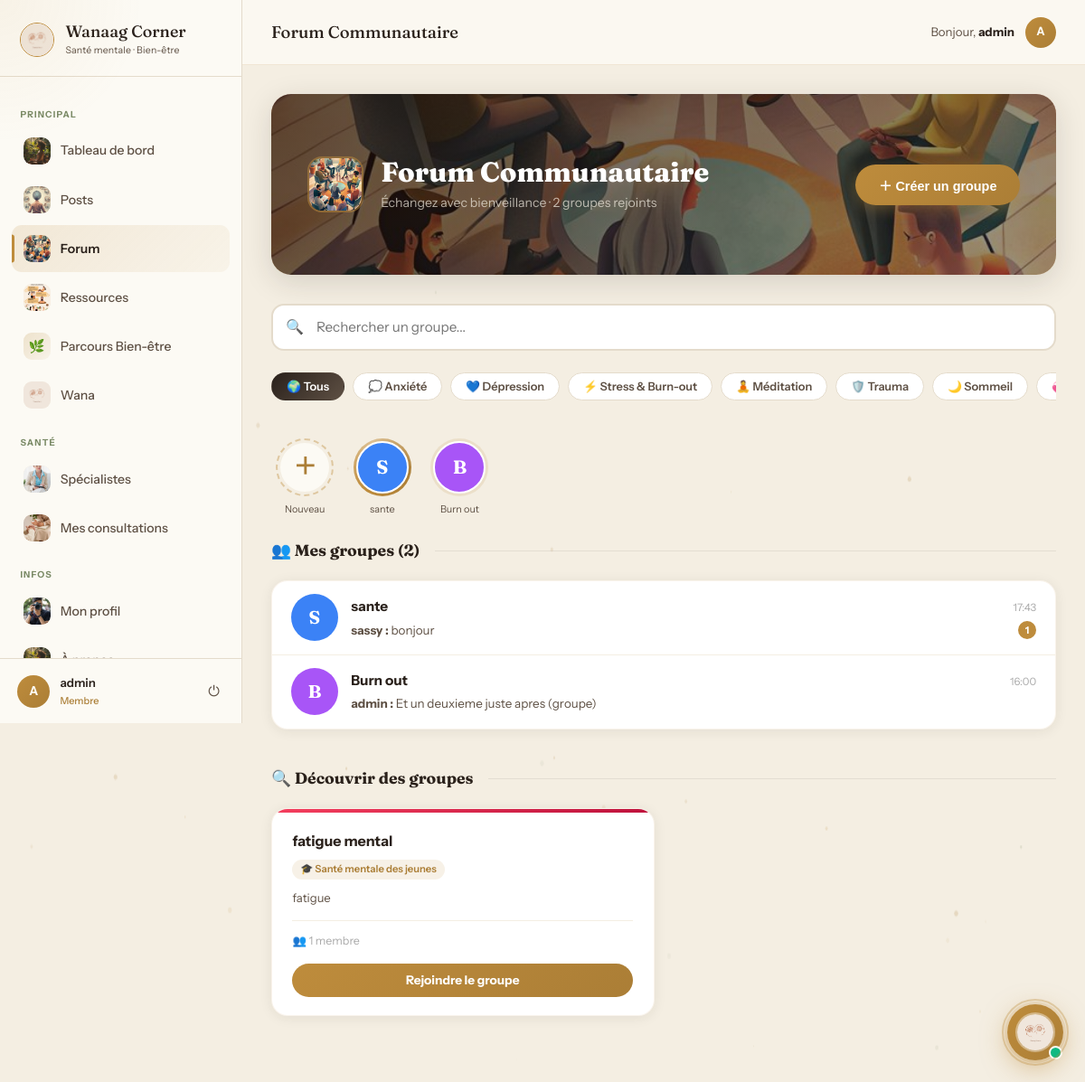
The app's page /forum/ (signed in) with its own data.
### application/models.py (models this page shows, shortened)
class CustomUser(AbstractUser):
    pseudonyme = models.CharField(max_length=50, unique=True)
    email = models.EmailField(unique=True)
    photo = models.ImageField(upload_to='profiles/', blank=True, null=True, verbose_name="Photo de profil")
    bio = models.TextField(blank=True, max_length=300, verbose_name="Bio")
    USERNAME_FIELD = 'email'
    REQUIRED_FIELDS = ['username', 'pseudonyme']
    class Meta:
        verbose_name = 'Utilisateur'
        verbose_name_plural = 'Utilisateurs'

class ForumGroup(models.Model):
    CATEGORY_CHOICES = [
        ('anxiete', '💭 Anxiété'),
        ('depression', '💙 Dépression'),
        ('meditation', '🧘 Méditation'),
        ('famille', '👨‍👩‍👧‍👦 Famille'),
        ('developpement', '🌱 Développement personnel'),
        ('stress', '⚡ Stress & Burn-out'),
        ('trauma', '🛡️ Trauma & PTSD'),
        ('sommeil', '🌙 Troubles du sommeil'),
        ('relations', '💞 Relations & Amour'),
        ('deuil', '🕊️ Deuil & Perte'),
        ('confiance', '⭐ Confiance en soi'),
        ('addiction', '🔗 Addictions'),
        ('colere', '🔥 Gestion de la colère'),
        ('solitude', '🫂 Solitude & Isolement'),
        ('identite', '🌍 Identité & Culture'),
        ('jeunes', '🎓 Santé mentale des jeunes'),
        ('spiritualite', '✨ Spiritualité & Foi'),
        ('alimentation', '🥗 Alimentation & Image du corps'),
    ]
    name = models.CharField(max_length=200, verbose_name="Nom du groupe")
    description = models.TextField(verbose_name="Description")
    category = models.CharField(max_length=50, choices=CATEGORY_CHOICES)
    creator = models.ForeignKey(settings.AUTH_USER_MODEL, on_delete=models.CASCADE, related_name='created_groups')
    members = models.ManyToManyField(settings.AUTH_USER_MODEL, related_name='joined_groups', blank=True)
    created_at = models.DateTimeField(auto_now_add=True)
    is_private = models.BooleanField(default=False)
    class Meta:
        ordering = ['-created_at']
        verbose_name = "Groupe de discussion"
        verbose_name_plural = "Groupes de discussion"
    def unread_count(self, user):
        last_read = GroupMemberStatus.objects.filter(
            group=self, user=user
        ).first()
        if not last_read:
            return self.messages.count()
        return self.messages.filter(
            created_at__gt=last_read.last_read_at
        ).count()

class GroupMessage(models.Model):
    group = models.ForeignKey(ForumGroup, on_delete=models.CASCADE, related_name='messages')
    sender = models.ForeignKey(settings.AUTH_USER_MODEL, on_delete=models.CASCADE)
    content = models.TextField(verbose_name="Message")
    created_at = models.DateTimeField(auto_now_add=True)
    is_deleted = models.BooleanField(default=False)
    likes = models.ManyToManyField(settings.AUTH_USER_MODEL, related_name='liked_messages', blank=True)
    class Meta:
        ordering = ['created_at']
        verbose_name = "Message"
        verbose_name_plural = "Messages"

### application/views.py (the view)
# urls.py: path('forum/', views.forum_home, name='forum_home'),
@login_required
def forum_home(request):
    my_groups = []
    for group in request.user.joined_groups.all():
        unread_count = group.unread_count(request.user)
        last_msg = group.messages.last()
        my_groups.append({
            'group': group,
            'unread': unread_count,
            'last_message': last_msg
        })
    discover_groups = ForumGroup.objects.exclude(
        members=request.user
    ).annotate(
        member_count=Count('members')
    )[:6]
    context = {
        'my_groups': my_groups,
        'discover_groups': discover_groups,
    }
    return render(request, 'application/forum.html', context)

### application/templates/application/forum.html (shortened to what this page needs)
{% extends 'application/base.html' %}
{% load static %}
{% block page_title %}Forum Communautaire{% endblock %}
{% block content %}
<div class="forum-hero">
    <img src="{% static 'images/forum.jpg' %}" alt="Forum Communautaire">
    <div class="forum-hero-overlay">
        <div class="forum-hero-left">
            <div class="forum-hero-avatar">
                <img src="{% static 'images/forum.jpg' %}" alt="">
            </div>
            <div>
                <div class="forum-hero-title">Forum Communautaire</div>
                <div class="forum-hero-sub">Échangez avec bienveillance · {{ my_groups|length }} groupe{{ my_groups|length|pluralize }} rejoint{{ my_groups|length|pluralize }}</div>
            </div>
        </div>
        <button class="btn-create" onclick="showCreateModal()">＋ Créer un groupe</button>
    </div>
</div>
<div class="forum-search">
    <span class="forum-search-icon">🔍</span>
    <input type="text" id="searchInput" placeholder="Rechercher un groupe..." oninput="filterGroups()">
</div>
<div class="categories-wrap">
    <button class="cat-btn active" onclick="filterCategory('all', this)">🌍 Tous</button>
    <button class="cat-btn" onclick="filterCategory('anxiete', this)">💭 Anxiété</button>
    <button class="cat-btn" onclick="filterCategory('depression', this)">💙 Dépression</button>
    <button class="cat-btn" onclick="filterCategory('stress', this)">⚡ Stress & Burn-out</button>
    <button class="cat-btn" onclick="filterCategory('meditation', this)">🧘 Méditation</button>
    <button class="cat-btn" onclick="filterCategory('trauma', this)">🛡️ Trauma</button>
    <button class="cat-btn" onclick="filterCategory('sommeil', this)">🌙 Sommeil</button>
    <button class="cat-btn" onclick="filterCategory('relations', this)">💞 Relations</button>
</div>
{% if my_groups %}
<div class="stories-strip">
    <a class="story-item new-group" href="#" onclick="showCreateModal(); return false;" title="Créer un groupe">
        <div class="story-ring"><div class="story-avatar">＋</div></div>
        <span class="story-name">Nouveau</span>
    </a>
    {% for item in my_groups %}
    {% cycle '#3b82f6' '#a855f7' '#ec4899' '#10b981' '#6366f1' '#0891b2' 'var(--accent)' '#f43f5e' as avcolor2 silent %}
    <a class="story-item" href="{% url 'group_chat' item.group.id %}" title="{{ item.group.name }}">
        <div class="story-ring {% if item.unread > 0 %}unread{% endif %}">
            <div class="story-avatar" style="background:{{ avcolor2 }};">{{ item.group.name|first|upper }}</div>
        </div>
        <span class="story-name">{{ item.group.name|truncatechars:10 }}</span>
    </a>
    {% endfor %}
</div>
{% endif %}
<div class="sec-title">👥 Mes groupes ({{ my_groups|length }})</div>
{% if my_groups %}
<div class="chat-list" id="myGroups">
    {% for item in my_groups %}
    {% cycle '#3b82f6' '#a855f7' '#ec4899' '#10b981' '#6366f1' '#0891b2' 'var(--accent)' '#f43f5e' as avcolor silent %}
    <a class="chat-row" data-category="{{ item.group.category }}" href="{% url 'group_chat' item.group.id %}">
        <div class="chat-row-avatar" style="background:{{ avcolor }};">{{ item.group.name|first|upper }}</div>
        <div class="chat-row-main">
            <div class="chat-row-top">
                <span class="chat-row-name">{{ item.group.name }}</span>
                {% if item.last_message %}<span class="chat-row-time">{{ item.last_message.created_at|date:"H:i" }}</span>{% endif %}
            </div>
            <div class="chat-row-bottom">
                {% if item.last_message %}
                <span class="chat-row-preview"><strong>{{ item.last_message.sender.pseudonyme }} :</strong> {{ item.last_message.content|truncatechars:42 }}</span>
                {% else %}
                <span class="chat-row-preview empty">{{ item.group.get_category_display }} · {{ item.group.member_count }} membre{{ item.group.member_count|pluralize }}</span>
                {% endif %}
                {% if item.unread > 0 %}<span class="chat-row-badge">{{ item.unread }}</span>{% endif %}
            </div>
        </div>
    </a>
    {% endfor %}
</div>
{% else %}
<div class="empty-state" style="background:white;border-radius:18px;box-shadow:0 2px 14px rgba(42,33,27,.07);margin-bottom:2rem;">
    <div class="empty-icon">📭</div>
    <h3>Vous n'avez rejoint aucun groupe</h3>
    <p>Explorez les groupes ci-dessous et rejoignez une communauté !</p>
</div>
{% endif %}
<div class="sec-title">🔍 Découvrir des groupes</div>
{% if discover_groups %}
<div class="groups-grid" id="discoverGroups">
    {% for group in discover_groups %}
    <div class="group-card" data-category="{{ group.category }}">
        <div class="group-card-bar {% cycle 'bar-rose' 'bar-green' 'bar-purple' 'bar-teal' 'bar-indigo' 'bar-amber' %}"></div>
        <div class="group-card-body">
            <div class="group-card-name" style="margin-bottom:.4rem;">{{ group.name }}</div>
            <span class="group-card-cat">{{ group.get_category_display }}</span>
            <div class="group-card-desc">{{ group.description|truncatewords:18 }}</div>
            <div class="group-card-stats">👥 {{ group.member_count }} membre{{ group.member_count|pluralize }}</div>
            <button class="btn-join" onclick="joinGroup(event, {{ group.id }})">Rejoindre le groupe</button>
        </div>
    </div>
    {% endfor %}
</div>
{% else %}
<div class="empty-state" style="background:white;border-radius:18px;box-shadow:0 2px 14px rgba(42,33,27,.07);">
    <div class="empty-icon">🎉</div>
    <h3>Vous avez rejoint tous les groupes !</h3>
    <p>Créez un nouveau groupe pour démarrer une nouvelle communauté.</p>
</div>
{% endif %}
{% endblock %}

### application/templates/application/base.html (shortened to what this page needs)
{% load static %}
<!DOCTYPE html>
<html lang="fr">
<head>
</head>
<body>
<canvas id="particles-canvas"></canvas>
{% if user.is_authenticated %}
<aside class="sidebar" id="sidebar">
    <div class="sidebar-header">
        <img src="{% static 'images/logo.jpg' %}" alt="Logo" class="sidebar-logo-img">
        <div>
            <div class="sidebar-brand-name">Wanaag Corner</div>
            <div class="sidebar-brand-sub">Santé mentale · Bien-être</div>
        </div>
    </div>
    <nav class="sidebar-nav">
        <div class="nav-label">Principal</div>
        <a href="{% url 'dashboard' %}" class="nav-item {% if request.resolver_match.url_name == 'dashboard' %}active{% endif %}">
            <span class="nav-icon"><img src="{% static 'images/espace-bien-etre.jpg' %}" alt=""></span> Tableau de bord
        </a>
        <a href="{% url 'posts_feed' %}" class="nav-item {% if request.resolver_match.url_name == 'posts_feed' %}active{% endif %}">
            <span class="nav-icon"><img src="{% static 'images/posts.jpg' %}" alt=""></span> Posts
        </a>
        <a href="{% url 'forum_home' %}" class="nav-item {% if 'forum' in request.resolver_match.url_name %}active{% endif %}">
            <span class="nav-icon"><img src="{% static 'images/forum.jpg' %}" alt=""></span> Forum
        </a>
        <a href="{% url 'ressources_home' %}" class="nav-item {% if 'ressource' in request.resolver_match.url_name %}active{% endif %}">
            <span class="nav-icon"><img src="{% static 'images/ressources.jpg' %}" alt=""></span> Ressources
        </a>
        <a href="{% url 'parcours_home' %}" class="nav-item {% if 'parcours' in request.resolver_match.url_name %}active{% endif %}">
            <span class="nav-icon" style="background:linear-gradient(135deg,rgba(190,140,60,.22),rgba(190,140,60,.06));border-radius:9px;display:flex;align-items:center;justify-content:center;font-size:.9rem;">🌿</span> Parcours Bien-être
        </a>
        <a href="{% url 'chatbot' %}" class="nav-item {% if request.resolver_match.url_name == 'chatbot' %}active{% endif %}" style="position:relative;">
            <span class="nav-icon"><img src="{% static 'images/logo.jpg' %}" alt=""></span>
            Wana
        </a>
        {% if not user.psychologue_profile %}
        <div class="nav-label">Santé</div>
        <a href="{% url 'psychologues_list' %}" class="nav-item {% if request.resolver_match.url_name == 'psychologues_list' or request.resolver_match.url_name == 'specialistes_categorie' %}active{% endif %}">
            <span class="nav-icon"><img src="{% static 'images/psychologue.jpg' %}" alt=""></span> Spécialistes
        </a>
        <a href="{% url 'mes_consultations' %}" class="nav-item {% if 'consultation' in request.resolver_match.url_name %}active{% endif %}">
            <span class="nav-icon"><img src="{% static 'images/consultation.jpg' %}" alt=""></span> Mes consultations
        </a>
        {% endif %}
        <div class="nav-label">Infos</div>
        <a href="{% url 'profile' %}" class="nav-item {% if request.resolver_match.url_name == 'profile' %}active{% endif %}">
            <span class="nav-icon">
                {% if user.photo %}<img src="{{ user.photo.url }}" alt="" style="width:100%;height:100%;object-fit:cover;border-radius:9px;">
                {% else %}<img src="{% static 'images/photo-de-profil.jpg' %}" alt="">{% endif %}
            </span> Mon profil
        </a>
        <a href="{% url 'about' %}" class="nav-item {% if request.resolver_match.url_name == 'about' %}active{% endif %}">
            <span class="nav-icon"><img src="{% static 'images/espace-bien-etre.jpg' %}" alt=""></span> À propos
        </a>
    </nav>
    <div class="sidebar-user">
        <div class="avatar-sidebar">{{ user.pseudonyme|first|upper }}</div>
        <div class="sidebar-user-info">
            <div class="sidebar-user-name">{{ user.pseudonyme }}</div>
            <div class="sidebar-user-role">{% if user.psychologue_profile %}{{ user.psychologue_profile.icone_specialite }} {{ user.psychologue_profile.get_type_specialiste_display }}{% else %}Membre{% endif %}</div>
        </div>
        <form method="post" action="{% url 'logout' %}" style="margin:0;">
            <button type="submit" class="logout-btn" title="Déconnexion">⏻</button>
        </form>
    </div>
</aside>
<div class="app-main">
    <header class="app-topbar">
        <div class="topbar-left">
            <span class="topbar-title">{% block page_title %}Wanaag Corner{% endblock %}</span>
        </div>
        <div class="topbar-right">
            <span class="topbar-greeting">Bonjour, <strong>{{ user.pseudonyme }}</strong></span>
            <div class="avatar-topbar">{{ user.pseudonyme|first|upper }}</div>
        </div>
    </header>
    <div class="app-content">
{% endif %}
{% block content %}{% endblock %}
{% if user.is_authenticated %}
    </div>
</div>
{% endif %}
{% url 'chatbot' as wgtChatbotUrl %}
{% url 'group_chat' group.id as wgtGroupChatUrl %}
{% if user.is_authenticated and request.path != wgtChatbotUrl and request.path != wgtGroupChatUrl and request.resolver_match.url_name != 'parcours_journal' and request.resolver_match.url_name != 'post_write' and request.resolver_match.url_name != 'post_rewrite' %}
{% url 'chatbot_send' as chatbot_send_url %}
{% url 'chatbot' as chatbot_url %}
<div id="chatWidget">
    <button class="wgt-bubble" id="wgtBubble" onclick="wgtToggle()" title="Wana — l'assistant Wanaag Corner">
        <img src="{% static 'images/logo.jpg' %}" alt="Wana" class="wgt-bubble-logo" id="wgtBubbleLogo">
        <span class="wgt-online-dot"></span>
    </button>
</div>
{% endif %}
</body>
</html>

### records on screen
CustomUser: pseudonyme|first "A", pseudonyme "admin"
ForumGroup: group.name|first "S", group.name "sante", last_message.created_at "17:43", last_message.sender.pseudonyme "sassy", last_message.content "bonjour", unread "1"
ForumGroup: group.name|first "B", group.name "Burn out", last_message.created_at "16:00", last_message.sender.pseudonyme "admin", last_message.content "Et un deuxieme juste apres (groupe)"
ForumGroup: name "fatigue mental", category "🎓 Santé mentale des jeunes", description "fatigue", member_count "1"

### other values on screen
{{ my_groups|length }} "2"
